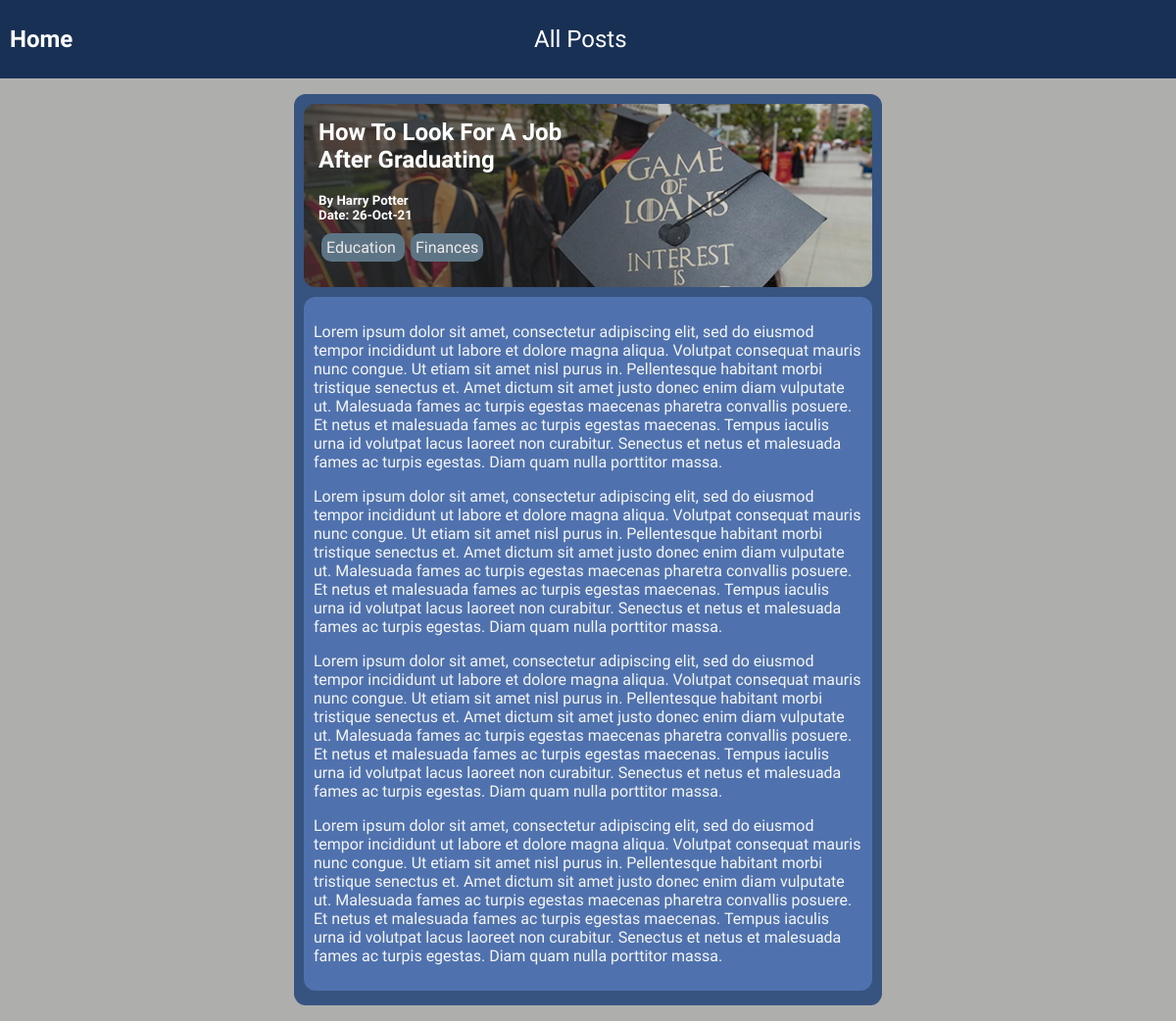
The page /posts/how-to-look-for-a-job-after-graduating on the database as committed earlier.
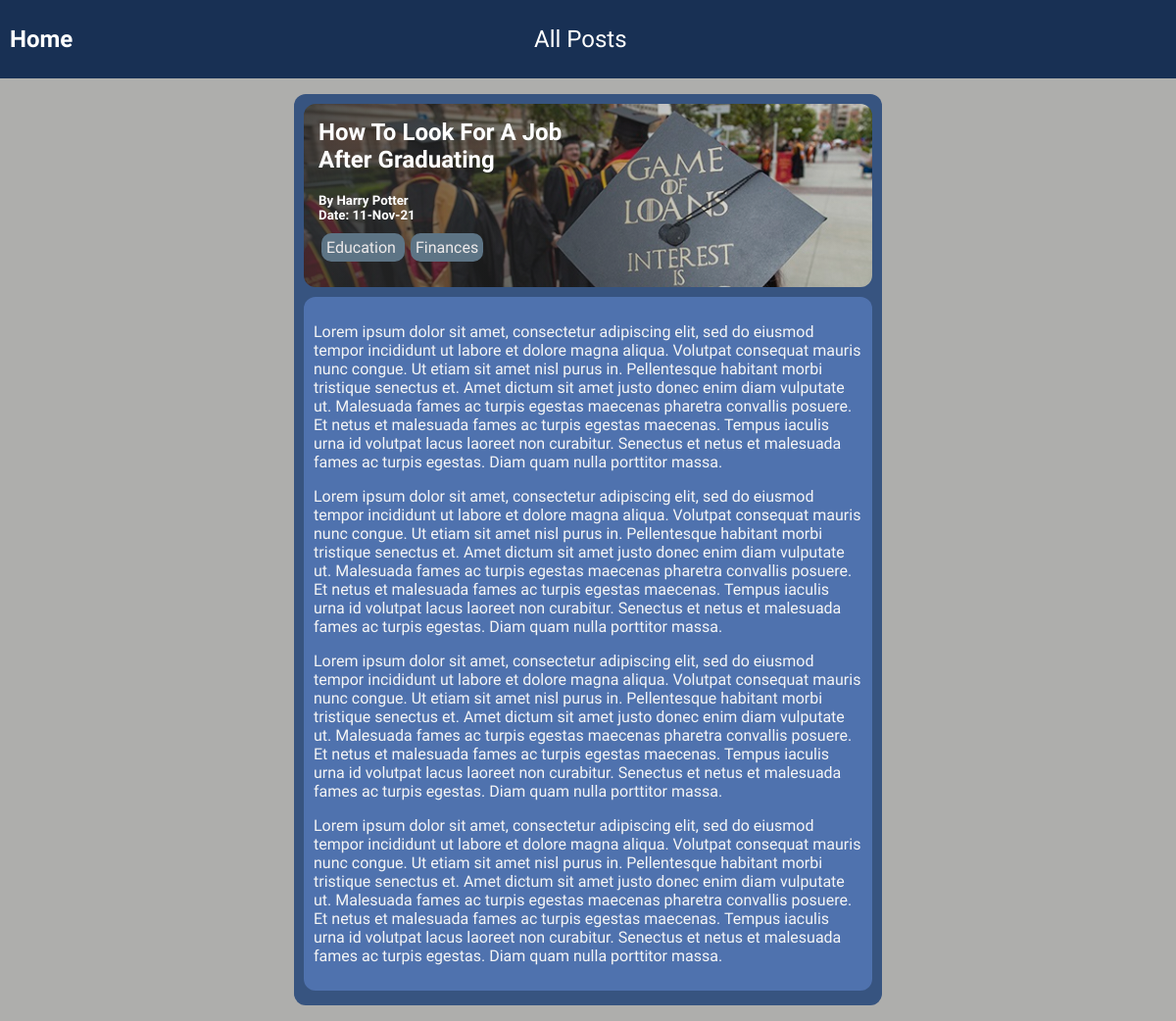
The same page on the database as committed later.
### blog/models.py (models this page shows, shortened)
class Post(models.Model):
    image_name = models.CharField(max_length=50)
    title = models.CharField(max_length=100)
    date = models.DateField(auto_now=True)
    content = models.TextField(validators=[MinLengthValidator(30)])
    slug = models.SlugField(null=False, unique=True)
    author = models.ForeignKey(
        Author, null=True, on_delete=models.SET_NULL, related_name="posts")
    tags = models.ManyToManyField(Tag)

class Author(models.Model):
    first_name = models.CharField(max_length=50)
    last_name = models.CharField(max_length=50)
    email = models.EmailField()
    def full_name(self):
        return f"{self.first_name} {self.last_name}"
    def __str__(self):
        return self.full_name()

class Tag(models.Model):
    caption = models.CharField(max_length=20)

### blog/views.py (the view)
# urls.py: path("posts/<slug:slug>", views.PostDetailView.as_view(), name="post-detail-page")
class PostDetailView(DetailView):
    template_name = "blog/post.html"
    model = Post
    def get_context_data(self, **kwargs):
        context = super().get_context_data(**kwargs)
        return context

### blog/templates/blog/post.html (shortened to what this page needs)
{% extends "base.html" %}
{% load static %}
{% block css_files %}
  <link rel="stylesheet" href="{% static "blog/includes/header.css" %}">
  <link rel="stylesheet" href="{% static "blog/post.css" %}">
{% endblock %}
{% block content %}
  {% include "blog/includes/header.html" %}
  <div class="post">
    <div class="post-header" style="background-image: linear-gradient(to right, rgba(49, 50, 51, 0.768), rgba(99, 96, 98, 0)), url('../../static/blog/images/{{ post.image_name }}');">
      <div class="post-header-info">
        <h2> {{ post.title|title }}</h1>
        <h5> By {{ post.author }} </h5>
        <h5> Date: {{ post.date|date:"d-M-y" }} </h5>
        <p>
          {% for tag in post.tags.all %}
            <span class="tag">
              {{ tag.caption }}
            </span>
          {% endfor %}
        </p>
      </div>
    </div>
    <div class="content">
      <p>{{ post.content|linebreaks }}</p>
    </div>
  </div>
{% endblock %}

### templates/base.html (shortened to what this page needs)
{% load static %}
<!DOCTYPE html>
<html lang="en">
<head>
  <link rel="stylesheet" href="{% static "styles.css" %}">
  {% block css_files %}
  {% endblock %}
</head>
<body>
  {% block content %}
  {% endblock %}
</body>
</html>

### blog/templates/blog/includes/header.html
<header>
  <nav>
    <div class="nav-home">
      <a href="{% url "index-page" %}"> Home</a>
    </div>
    <div class="nav-title">
      <a href="{% url "posts-page" %}"> All Posts</a>
    </div>
  </nav>
</header>

### static/styles.css (style rules this page uses)
html { font-family: 'Exo', sans-serif; }
body { margin: 0; background-color: rgb(174, 174, 172); color: white; }

### blog/static/blog/includes/header.css (style rules this page uses)
header { width: 100%; height: 5rem; background-color: #183054; }
header nav { width: 100% - 10px; height: 100%; display: flex; flex-direction: row; align-items: center; padding-left: 10px; flex-flow: row; }
header nav a { color: white; font-size: 1.5rem; text-decoration: none; }
.nav-home { width: 70px; font-weight: bold; }
.nav-title { width: 100px; margin: auto 0 auto calc(50% - 130px); }

### blog/static/blog/post.css (style rules this page uses)
.post { margin: 1rem auto; border: 1px solib black; border-radius: 12px; background-color: #375480; padding: 5px 0; max-width: 600px; }
.post-header { margin: 5px 10px; background-size: cover; background-color: rgba(25, 27, 51, 0.898); border-radius: 12px; padding: 15px; color: white; }
.post-header-info { max-width: 50%; text-align: left; }
.content { margin: 10px; padding: 10px; background-color: #4f72ae; border-radius: 12px; color: whitesmoke; }
.tag { background-color: rgb(93, 116, 133); color: rgb(238, 234, 234); padding: 5px; margin: 3px; border-radius: 10px; }
h2, h5 { margin-top: 0px; }
h5 { margin-bottom: 0px; }

Rows that differ between the two databases and show on the page:
changed Post "How To Look For A Job After Graduating": date "26-Oct-21" → "11-Nov-21"
